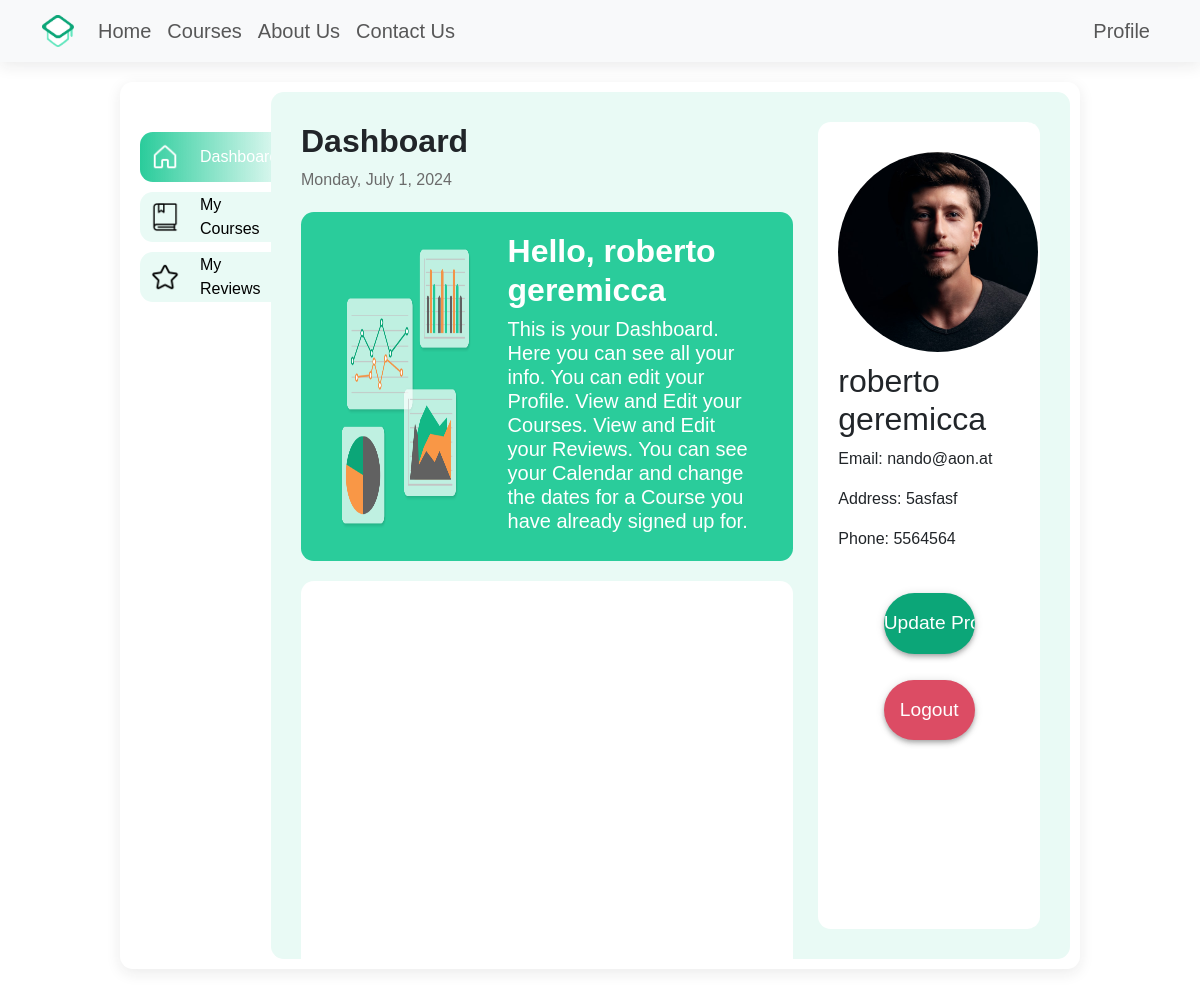
Page /User/dashboardUser.php (signed in) on the earlier database version.
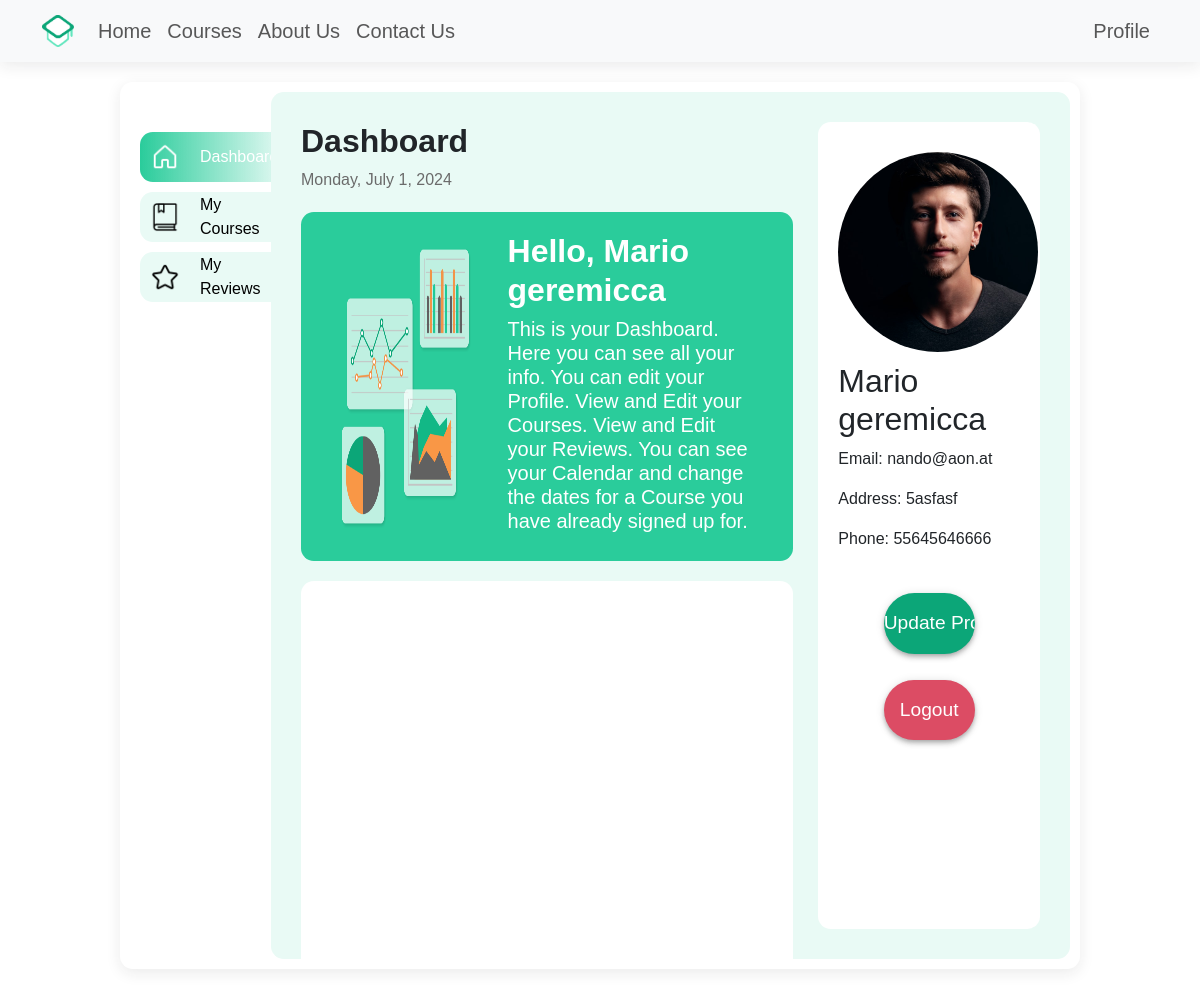
Same page on the later database version.
### tables this page shows
CREATE TABLE `users` (
  `id` int(11) NOT NULL,
  `firstName` varchar(50) DEFAULT NULL,
  `secondName` varchar(50) DEFAULT NULL,
  `email` varchar(100) DEFAULT NULL,
  `password` varchar(255) DEFAULT NULL,
  `address` varchar(100) DEFAULT NULL,
  `phoneNumber` varchar(50) DEFAULT NULL,
  `Status` enum('user','admin','trainer') DEFAULT 'user',
  `picture` varchar(255) DEFAULT NULL
);

### User/dashboardUser.php (the view, shortened to what this page needs)
<?php
require_once "../db_connection.php";
require_once "../navbar_session.php";
$userId = $_SESSION['user_id'];
$query = "SELECT * FROM users WHERE id = $userId";
$result = mysqli_query($connection, $query);
$layout = "";
if (!$result) {
    die("Database query failed: " . mysqli_error($connection));
} else {
    $user = mysqli_fetch_assoc($result);
    $layout .= "
        <img class='circle-image' src='../Images/{$user["picture"]}' alt=''>
        <div class='profile'>
            <h2>{$user["firstName"]} {$user["secondName"]}</h2>
            <p>Email: {$user["email"]}</p>
            <p>Address: {$user["address"]}</p>
            <p>Phone: {$user["phoneNumber"]}</p>
        </div>";
}
?>
<!DOCTYPE html>
<html lang="en">
<head>
    <link href="https://cdn.jsdelivr.net/npm/bootstrap@5.3.3/dist/css/bootstrap.min.css" rel="stylesheet">
    <link rel="stylesheet" href="../style/dashboard.css">
</head>
<body>
    <div class="dashboard-container">
        <div class="left-section">
            <a href="dashboardUser.php" class="action action-active" id="dashboardBtn">
                <img class="icon" src="../Images/house-black.png" alt="">
                <div class="title">Dashboard</div>
            </a>
            <a href="mycourses.php" class="action" id="action2Btn">
                <img class="icon" src="../Images/book-black.png" alt="">
                <div class="title">My Courses</div>
            </a>
            <a href="myreviews.php" class="action" id="action3Btn">
                <img class="icon" src="../Images/star-black.png" alt="">
                <div class="title">My Reviews</div>
            </a>
        </div>
        <div class="center-section" id="centerSection">
            <div class="center-left">
                <h2 class="dashboard-title">Dashboard</h2>
                <div id="current-date"></div>
                <div>
                    <div class="hello">
                        <img class="graphs" src="../Images/graphs.png" alt="">
                        <div class="hello-right">
                            <h2>Hello, <?php echo $user['firstName'] . ' ' . $user['secondName']; ?></h2>
                            <h5>This is your Dashboard. Here you can see all your info. You can edit your Profile. View and Edit your Courses. View and Edit your Reviews. You can see your Calendar and change the dates for a Course you have already signed up for.</h5>
                        </div>
                    </div>
                    <div class="content">
                        <div class="items-right">
                        </div>
                    </div>
                </div>
            </div>
            <div class="center-right">
                <div class="profile-info">
                    <?= $layout ?>
                    <div class="buttons">
                        <a class="updateInput" href="updateprofile.php">
                            <input class="updateBtn" type="submit" name="update" value="Update Profile">
                        </a>
                        <a class="logoutInput" href="../login/logout.php">
                            <input class="logout" type="submit" name="logout" value="Logout">
                        </a>
                    </div>
                </div>
            </div>
        </div>
    </div>
</body>
</html>

Differences in the rows shown:
changed users "geremicca": firstName "roberto" → "Mario"; phoneNumber "5564564" → "55645646666"
